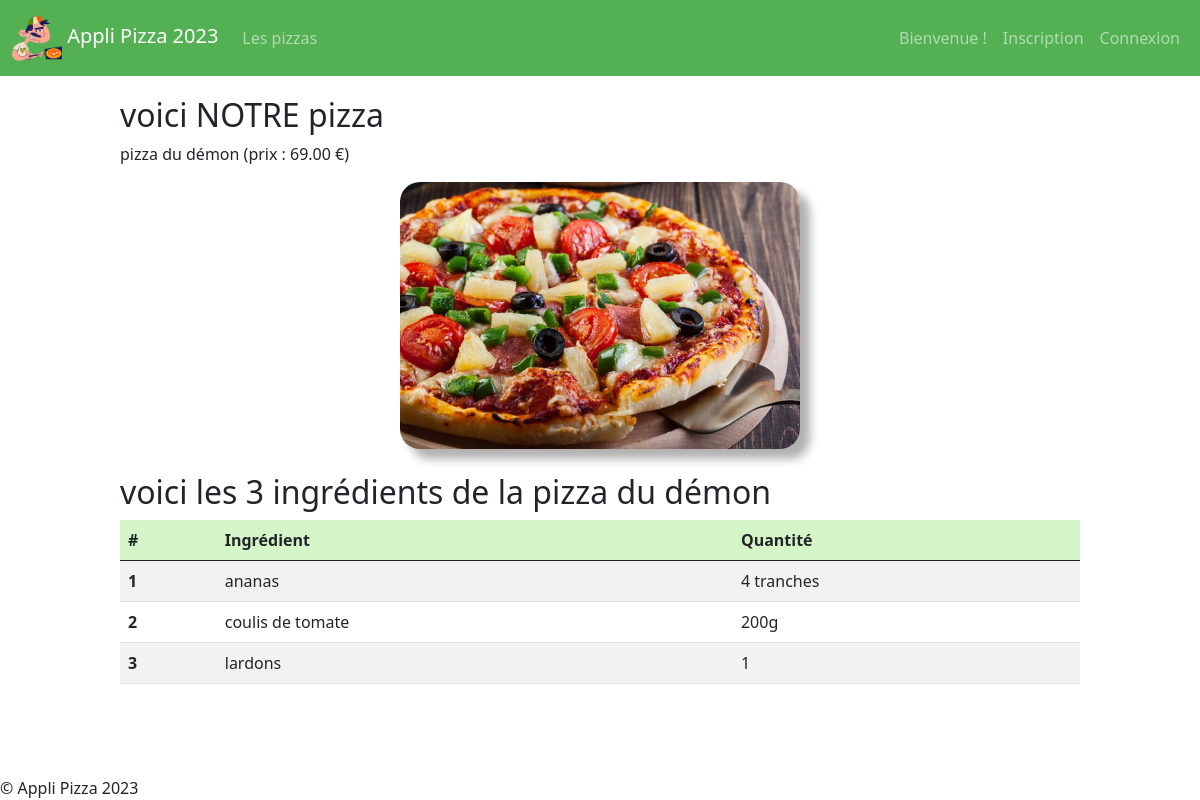
/pizzas/7/, run on an earlier commit of the app's database.
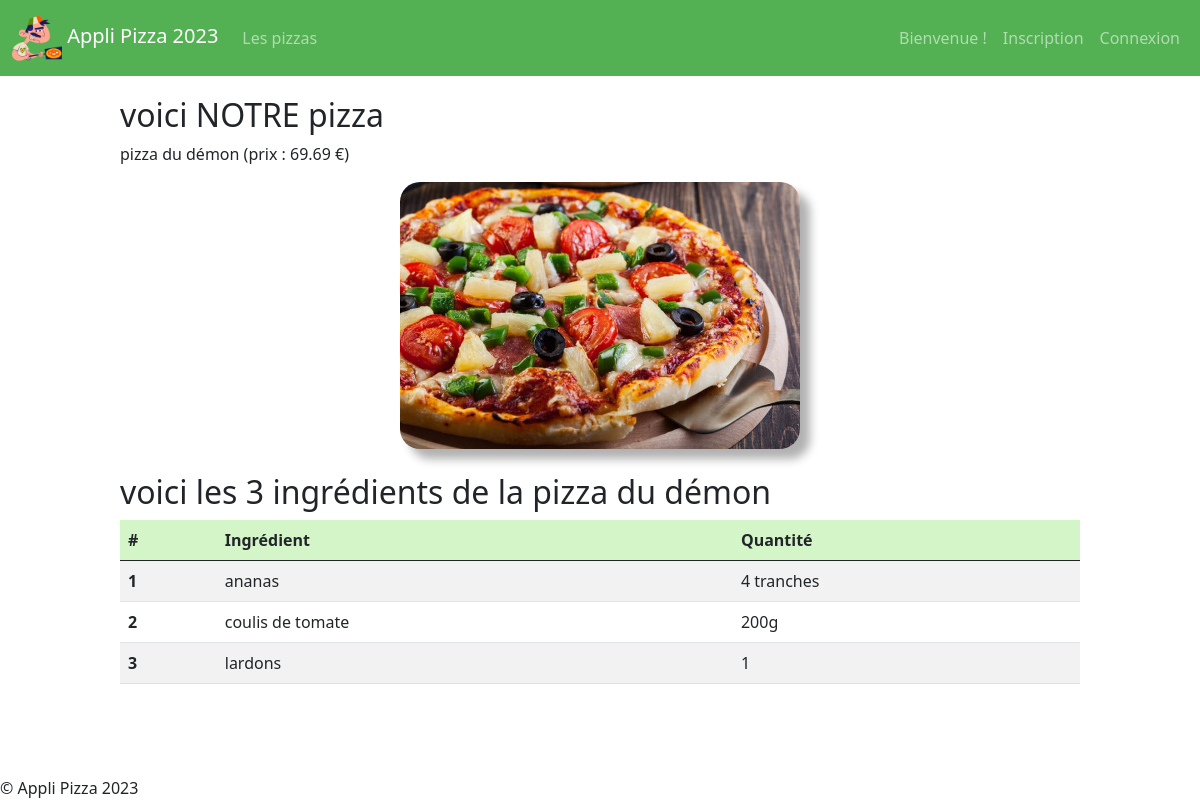
And on a later commit of the database.
### applipizza/models.py (models this page shows)
class Pizza(models.Model) :
    idPizza = models.AutoField(primary_key = True)
    nomPizza = models.CharField(max_length = 50, verbose_name = 'le nom de cette pizza')
    prix = models.DecimalField(max_digits = 4, decimal_places = 2, verbose_name = 'le prix')
    image = models.ImageField(default = 'imagesPizzas/default.PNG', upload_to = 'imagesPizzas/')
    def __str__(self) -> str :
        return 'pizza ' + self.nomPizza + ' (prix : ' + str(self.prix) + ' €)'

### applipizza/views.py (the view)
# urls.py: path('pizzas/<int:pizza_id>/', views.pizza),
def pizza(request, pizza_id) :
    user = None
    if request.user.is_authenticated :
        user = PizzaUser.objects.get(id = request.user.id)
    laPizza = Pizza.objects.get(idPizza = pizza_id)
    laCompo = Composition.objects.filter(pizza = pizza_id)
    lesIngredients = Ingredient.objects.all()
    return render(
        request,
        'applipizza/pizza.html',
        {'pizza' : laPizza,
         'compo' : laCompo,
         'lesIng' : lesIngredients,
         'user' : user}
    )

### applipizza/models.py (called while the page is built)
    def __str__(self) -> str :
        return self.nomIngredient

### applipizza/templates/applipizza/pizza.html (shortened to what this page needs)
{% extends 'applipizza/base.html' %}
{% block main %}
<h2>voici NOTRE pizza</h2>
<p>{{pizza}}</p>
<div class="d-flex justify-content-center">
    <img class="imgPizza" src="{{MEDIA_URL}}{{pizza.image}}" alt="image de pizza" title="{{pizza.nomPizza}}">
</div>
{% if compo %}
<h2>voici les {{compo|length}} ingrédients de la pizza {{pizza.nomPizza}}</h2>
<table class="table table-striped">
    <thead>
        <tr>
            <th scope="col">#</th>
            <th scope="col">Ingrédient</th>
            <th scope="col">Quantité</th>
        </tr>
    </thead>
    <tbody>
    {% for comp in compo %}
        <tr>
            <th>{{forloop.counter}}</th>
            <td>{{comp.ingredient}}</td>
            <td>{{comp.quantite}}</td>
        </tr>
    {% endfor %}
    </tbody>
</table>
{% else %}
<p>Malheureusement, la pizza {{pizza.nomPizza}} n'a pas encore d'ingrédients</p>
{% endif %}
{% endblock %}

What changed in the data, as far as the page shows it:
changed Pizza "du démon": nomPizza+prix "pizza du démon (prix : 69.00 €)" → "pizza du démon (prix : 69.69 €)"
